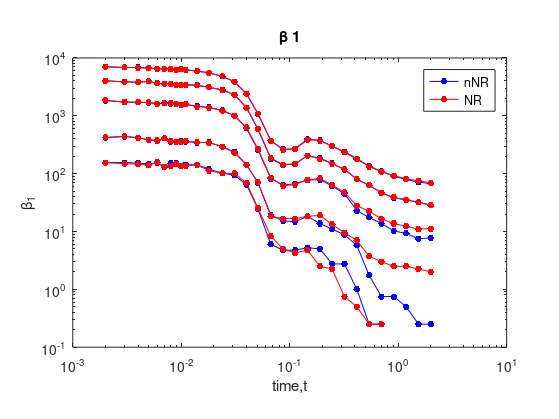
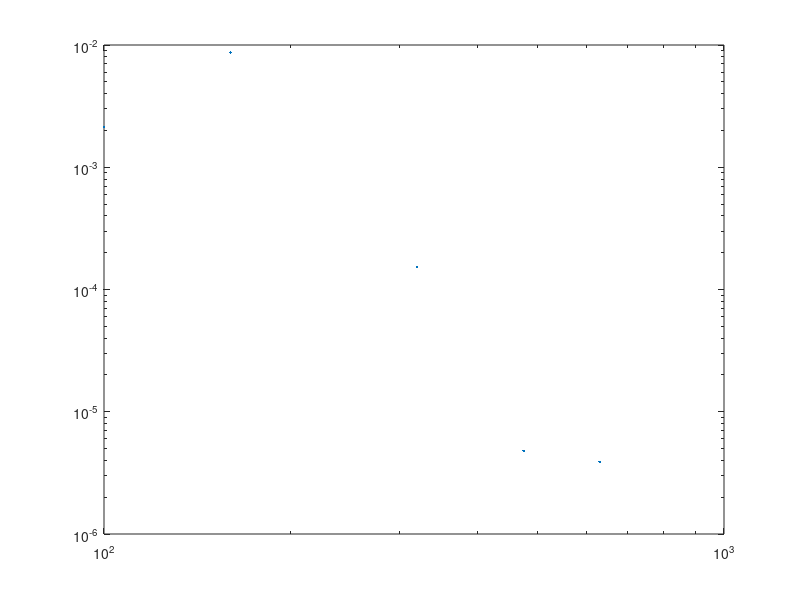

Write the MATLAB code that produced these figures, in order. (Note: this script raises an error after producing the figures.)
clear; close all;
%% plotting -randseed
% Written By:    SP
% Last Update:   4/10/15
%% Setup

ifPrint = 0;

flg = {ifPrint};
%% Some Data

% load data1
fid = fopen('data/Betti_mean_nNR.txt');
nNR = cell2mat(textscan(fid,'%f %f %f %f %f'));
fclose(fid);

% all time is the same
fid = fopen('data/time_.txt');
t = cell2mat(textscan(fid,'%f %f %f %f %f'));
fclose(fid);

t = t(:,1);

fid = fopen('data/Betti_mean_NR.txt');
NR = cell2mat(textscan(fid,'%f %f %f %f %f'));
fclose(fid);

d = abs(nNR-NR)./nNR;
d(isnan(d)) = 0;

% %get norm
for i = 1:5
    L2(i) = norm(nNR(:,i));
    dL2(i) = norm(d(:,i))/L2(i);
end

%% plotting

% set up
xrat = 1.5;
yrat = 1;

% colors
color = [0 114 189; ...     % blue
        20 71 105;  ...     % dk blue
        161 0 31;   ...     % red  
        217 83 25;  ...     % orange
        126 47 172; ...     % ppl
        94 151 17;  ...     % gn
        237 177 32]./256;   % yl
    

%% Betti number
leg = char('nNR','NR');

for i = 1:5 %:1
    y1 = nNR(:,i);
    y2 = NR(:,i);
    
    h = loglog(t,y1,'b',t,y2,'r'); hold on;
    set(h,'Marker','.','MarkerSize',15)
    
end
legend(leg,'Location','northeast')
title('\beta 1');xlabel('time,t');ylabel('\beta_1');
pbaspect([xrat,yrat,1])
set(gcf,'PaperPositionMode','auto')
if flg{1}, print('betti1_nNR-NR-seeds', '-dpng', '-r500'), end;
hold off



%% L2-Norm with power law curve-fit
D = [ 100 160 320 475 630 ];

%Latex ylabel (L2 norm)
ylbl ='$$|| \beta_1 - \beta_2 ||_2$$';
leg = char('L_2','f=ax^k');

% power law curve-fitting
p=polyfit(log(D),log(dL2),1);
k=p(1);
a=exp(p(2));

figure;
h = loglog(D,dL2,'.'); hold on;
set(h,'Marker','^','MarkerSize',8,'MarkerEdgeColor',dkbl,'MarkerFaceColor',bl)

h = plot(D,a*D.^k);
set(h,'Color',rd)

title('L_2 Error ');xlabel('N^{2}');ylabel(ylbl,'interpreter','LaTex');
legend(leg,'Location','northeast')
pbaspect([xrat,yrat,1])
set(gcf,'PaperPositionMode','auto')
if flg{1}, print('L2_betti1_nNR-NR-seeds', '-dpng', '-r500'), end;
hold off









